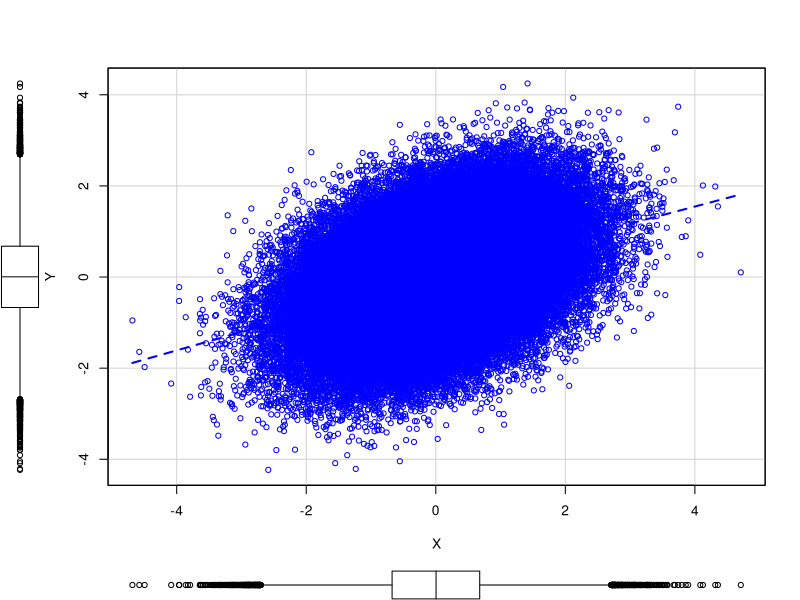

The R script that drew this image: (Note: a time limit stopped this script after it produced the figure.)
## ---- chunk 1
Sys.time()
# These variables define our distribution
Xmean <- 0
Ymean <- 0
Xsd <- 1
Ysd <- 1
#XYcor <- 0.65
XYcor <- 0.4
#XYcor <- 0.2
#XYcor <- 0.0

# Derived variables
XYmean <- c(Xmean, Ymean)
XYcov <- matrix(c(1, XYcor, XYcor, 1), nrow=2, ncol=2)

# Create our multivariate normal distribution using mvrnorm in MASS
require(MASS)
 
#make this reproducible
set.seed(2)
 
# Don't make sample too large here, car scatterplot can be slow
examplePopSize <- 1e5
myDrawsExample <- mvrnorm(examplePopSize, mu=XYmean, Sigma=XYcov)
myDrawsExample <- data.frame(myDrawsExample)
colnames(myDrawsExample) <- c("X", "Y")

#check the mean, sd, and cor
apply(myDrawsExample, 2, mean)
apply(myDrawsExample, 2, sd)
cor(myDrawsExample)

# Plot the distribution
require(car)
scatterplot(Y ~ X, data=myDrawsExample, ellipse=TRUE,
            levels=c(0.5, 0.95, 0.99, 0.999, 0.9999))
title(paste("Example Distribution with Correlation =", XYcor))
## ---- chunk 2
Sys.time()
quick <- FALSE
if (quick) {
  # Quick version for debugging
  numRuns <- 1e2
  popSize <- 1e4  
} else {
  # These values take about 15 minutes
  numRuns <- 1e4
  popSize <- 1e5  
}

# Also record X for a top portion of Y
topProp <- 0.001 # Try 0.1%
topN <- popSize*topProp

XOfLargestY <- 1:numRuns
XOfTopPropY <- 1:(numRuns*topN)

#make this reproducible
set.seed(2)
for (i in 1:numRuns) {
  myDraws <- mvrnorm(popSize, mu=XYmean, Sigma=XYcov)
  myDraws <- data.frame(myDraws)
  colnames(myDraws) <- c("X", "Y")
  XOfLargestY[i] <- myDraws$X[which.max(myDraws$Y)]
  XOfTopPropY[((i-1)*topN+1):(i*topN)] <- myDraws$X[head(order(myDraws$Y, decreasing=TRUE), n=topN)]
}
Sys.time()
## ---- chunk 3
require(lattice)
densityplot(XOfLargestY)

# Take a closer look at this distribution
summary(XOfLargestY)
mean(XOfLargestY)
sd(XOfLargestY)
## ---- chunk 4
obs_dvals <- density(XOfLargestY)
dvals <- dnorm(obs_dvals$x,mean=0,sd=1)
prob <- data.frame(x = obs_dvals$x,
                   y = obs_dvals$y / dvals / popSize # Attempt to normalize this to prob
                   )

xyplot(y ~ x, prob, type="l")
xyplot(log10(y) ~ x, prob, type="l")
## ---- chunk 5
densityplot(XOfTopPropY)

# Take a closer look at this distribution
summary(XOfTopPropY)
mean(XOfTopPropY)
sd(XOfTopPropY)
## ---- chunk 6
obs_dvals1 <- density(XOfTopPropY)
dvals1 <- dnorm(obs_dvals1$x,mean=0,sd=1)
prob1 <- data.frame(x = obs_dvals1$x,
                    y = obs_dvals1$y / dvals1 / popSize * topN # Attempt to normalize this to prob
                    )

xyplot(y ~ x, prob1, type="l")
xyplot(log10(y) ~ x, prob1, type="l")
## ---- chunk 7
plot(density(XOfLargestY), xlim=c(min(XOfTopPropY), max(XOfTopPropY)), col="red",
#plot(density(XOfLargestY), xlim=c(min(XOfLargestY), max(XOfLargestY)), col="red",
     main=paste("Compare Densities of Largest and Top", topProp*100, "% of Y"),
     xlab="X")
lines(density(XOfTopPropY))
legend("topright", legend=c("Largest", paste("Top", topProp*100, "%")), lty=1, col=c("red", "black"))
## ---- chunk 8
#plot(prob$x, log10(prob$y), xlim=c(min(XOfTopPropY), max(XOfTopPropY)),
plot(prob$x, log10(prob$y), xlim=c(min(XOfLargestY), max(XOfLargestY)),
     ylim=c(min(log10(prob1$y)),max(log10(prob1$y))),
     col="red",
     main=paste("Compare Per-Person Likelihood of Largest and Top",
                topProp*100, "% of Y"),
     xlab="X", ylab="log10(probability)", type="l")
lines(prob1$x, log10(prob1$y))
legend("topleft", legend=c("Largest", paste("Top", topProp*100, "%")),
       lty=1, col=c("red", "black"))

mod <- lm(log10(y) ~ x, data=prob, subset=prob$x>min(XOfLargestY) & prob$x<max(XOfLargestY))
abline(mod, col="red", lty=2)
summary(mod)
10 ^ coef(mod)[2]

mod1 <- lm(log10(y) ~ x, data=prob1, subset=prob1$x>min(XOfLargestY) & prob1$x<max(XOfLargestY))
abline(mod1, col="black", lty=2)
summary(mod1)
10 ^ coef(mod1)[2]
## ---- chunk 9
myDrawsSampleY2SD <- myDrawsExample[myDrawsExample$Y > 2,]

#check the mean, sd, and cor
apply(myDrawsSampleY2SD, 2, mean)
apply(myDrawsSampleY2SD, 2, sd)
cor(myDrawsSampleY2SD)

# Plot the distribution
require(car)
scatterplot(Y ~ X, data=myDrawsSampleY2SD, ellipse=TRUE,
            levels=c(0.5, 0.95, 0.99, 0.999, 0.9999))
title(paste("Sample with Y > 2SD,  N =", nrow(myDrawsSampleY2SD)))
## ---- chunk 10
myDrawsSampleX2SD <- myDrawsExample[myDrawsExample$X > 2,]

#check the mean, sd, and cor
apply(myDrawsSampleX2SD, 2, mean)
apply(myDrawsSampleX2SD, 2, sd)
cor(myDrawsSampleX2SD)

# Plot the distribution
require(car)
scatterplot(Y ~ X, data=myDrawsSampleX2SD, ellipse=TRUE,
            levels=c(0.5, 0.95, 0.99, 0.999, 0.9999))
title(paste("Sample with X > 2SD,  N =", nrow(myDrawsSampleX2SD)))
## ---- chunk 11
myDrawsSampleXorY2SD <- myDrawsExample[(myDrawsExample$X > 2) | (myDrawsExample$Y > 2),]

#check the mean, sd, and cor
apply(myDrawsSampleXorY2SD, 2, mean)
apply(myDrawsSampleXorY2SD, 2, sd)
cor(myDrawsSampleXorY2SD)

# Plot the distribution
require(car)
scatterplot(Y ~ X, data=myDrawsSampleXorY2SD, ellipse=TRUE,
            levels=c(0.5, 0.95, 0.99, 0.999, 0.9999))
title(paste("Sample with either X or Y > 2SD,  N =", nrow(myDrawsSampleXorY2SD)))
## ---- chunk 12
myDrawsSampleXY2SD <- myDrawsExample[(myDrawsExample$X > 2) & (myDrawsExample$Y > 2),]

#check the mean, sd, and cor
apply(myDrawsSampleXY2SD, 2, mean)
apply(myDrawsSampleXY2SD, 2, sd)
cor(myDrawsSampleXY2SD)

# Plot the distribution
require(car)
scatterplot(Y ~ X, data=myDrawsSampleXY2SD, ellipse=TRUE,
            levels=c(0.5, 0.95, 0.99, 0.999, 0.9999))
title(paste("Sample with both X and Y > 2SD,  N =", nrow(myDrawsSampleXY2SD)))
## ---- chunk 13
myDrawsSampleXYsum <- myDrawsExample[(myDrawsExample$Y + myDrawsExample$X) > 2,]

#check the mean, sd, and cor
apply(myDrawsSampleXYsum, 2, mean)
apply(myDrawsSampleXYsum, 2, sd)
cor(myDrawsSampleXYsum)

# Plot the distribution
require(car)
scatterplot(Y ~ X, data=myDrawsSampleXYsum, ellipse=TRUE,
            levels=c(0.5, 0.95, 0.99, 0.999, 0.9999))
title(paste("Sample with (X + Y) > 2,  N =", nrow(myDrawsSampleXYsum)))
